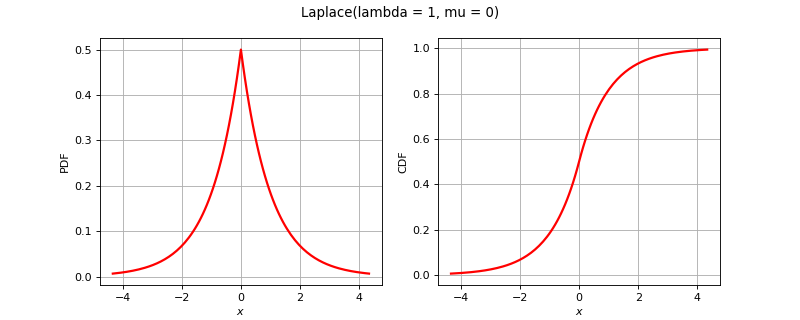

The Python source for this figure:
import openturns as ot
from matplotlib import pyplot as plt
from openturns.viewer import View
if (ot.Laplace().__class__.__name__=='ComposedDistribution'):
    correlation = ot.CorrelationMatrix(2)
    correlation[1, 0] = 0.25
    aCopula = ot.NormalCopula(correlation)
    marginals = [ot.Normal(1.0, 2.0), ot.Normal(2.0, 3.0)]
    distribution = ot.ComposedDistribution(marginals, aCopula)
elif (ot.Laplace().__class__.__name__=='CumulativeDistributionNetwork'):
    distribution = ot.CumulativeDistributionNetwork([ot.Normal(2),ot.Dirichlet([0.5, 1.0, 1.5])], ot.BipartiteGraph([[0,1], [0,1]]))
else:
    distribution = ot.Laplace()
dimension = distribution.getDimension()
if dimension <= 2:
    if distribution.getDimension() == 1:
        distribution.setDescription(['$x$'])
        pdf_graph = distribution.drawPDF()
        cdf_graph = distribution.drawCDF()
        fig = plt.figure(figsize=(10, 4))
        plt.suptitle(str(distribution))
        pdf_axis = fig.add_subplot(121)
        cdf_axis = fig.add_subplot(122)
        View(pdf_graph, figure=fig, axes=[pdf_axis], add_legend=False)
        View(cdf_graph, figure=fig, axes=[cdf_axis], add_legend=False)
    else:
        distribution.setDescription(['$x_1$', '$x_2$'])
        pdf_graph = distribution.drawPDF()
        fig = plt.figure(figsize=(10, 5))
        plt.suptitle(str(distribution))
        pdf_axis = fig.add_subplot(111)
        View(pdf_graph, figure=fig, axes=[pdf_axis], add_legend=False)
